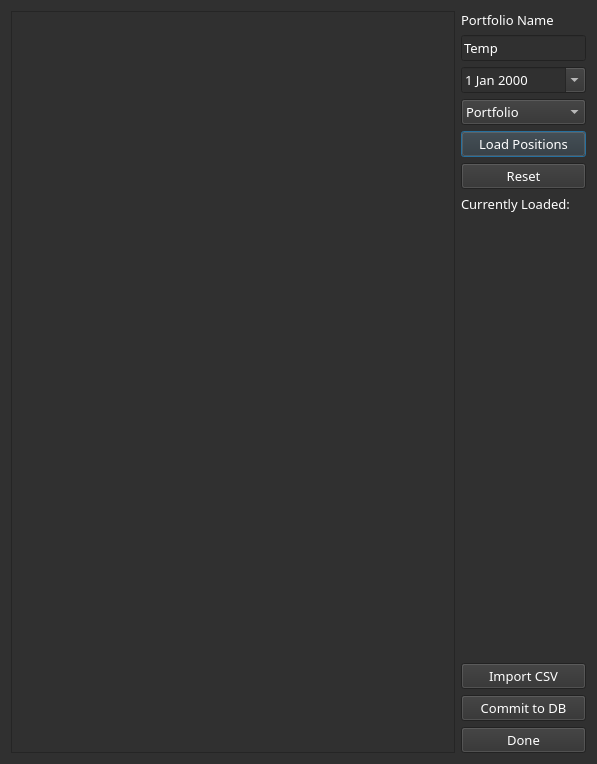
<?xml version="1.0" encoding="UTF-8"?>
<ui version="4.0">
 <class>Dialog</class>
 <widget class="QDialog" name="Dialog">
  <property name="enabled">
   <bool>true</bool>
  </property>
  <property name="geometry">
   <rect>
    <x>0</x>
    <y>0</y>
    <width>597</width>
    <height>764</height>
   </rect>
  </property>
  <property name="palette">
   <palette>
    <active>
     <colorrole role="WindowText">
      <brush brushstyle="SolidPattern">
       <color alpha="255">
        <red>255</red>
        <green>255</green>
        <blue>255</blue>
       </color>
      </brush>
     </colorrole>
     <colorrole role="Button">
      <brush brushstyle="SolidPattern">
       <color alpha="255">
        <red>48</red>
        <green>48</green>
        <blue>48</blue>
       </color>
      </brush>
     </colorrole>
     <colorrole role="Text">
      <brush brushstyle="SolidPattern">
       <color alpha="255">
        <red>255</red>
        <green>255</green>
        <blue>255</blue>
       </color>
      </brush>
     </colorrole>
     <colorrole role="ButtonText">
      <brush brushstyle="SolidPattern">
       <color alpha="255">
        <red>255</red>
        <green>255</green>
        <blue>255</blue>
       </color>
      </brush>
     </colorrole>
     <colorrole role="Base">
      <brush brushstyle="SolidPattern">
       <color alpha="255">
        <red>48</red>
        <green>48</green>
        <blue>48</blue>
       </color>
      </brush>
     </colorrole>
     <colorrole role="Window">
      <brush brushstyle="SolidPattern">
       <color alpha="255">
        <red>48</red>
        <green>48</green>
        <blue>48</blue>
       </color>
      </brush>
     </colorrole>
    </active>
    <inactive>
     <colorrole role="WindowText">
      <brush brushstyle="SolidPattern">
       <color alpha="255">
        <red>255</red>
        <green>255</green>
        <blue>255</blue>
       </color>
      </brush>
     </colorrole>
     <colorrole role="Button">
      <brush brushstyle="SolidPattern">
       <color alpha="255">
        <red>48</red>
        <green>48</green>
        <blue>48</blue>
       </color>
      </brush>
     </colorrole>
     <colorrole role="Text">
      <brush brushstyle="SolidPattern">
       <color alpha="255">
        <red>255</red>
        <green>255</green>
        <blue>255</blue>
       </color>
      </brush>
     </colorrole>
     <colorrole role="ButtonText">
      <brush brushstyle="SolidPattern">
       <color alpha="255">
        <red>255</red>
        <green>255</green>
        <blue>255</blue>
       </color>
      </brush>
     </colorrole>
     <colorrole role="Base">
      <brush brushstyle="SolidPattern">
       <color alpha="255">
        <red>48</red>
        <green>48</green>
        <blue>48</blue>
       </color>
      </brush>
     </colorrole>
     <colorrole role="Window">
      <brush brushstyle="SolidPattern">
       <color alpha="255">
        <red>48</red>
        <green>48</green>
        <blue>48</blue>
       </color>
      </brush>
     </colorrole>
    </inactive>
    <disabled>
     <colorrole role="WindowText">
      <brush brushstyle="SolidPattern">
       <color alpha="255">
        <red>255</red>
        <green>255</green>
        <blue>255</blue>
       </color>
      </brush>
     </colorrole>
     <colorrole role="Button">
      <brush brushstyle="SolidPattern">
       <color alpha="255">
        <red>48</red>
        <green>48</green>
        <blue>48</blue>
       </color>
      </brush>
     </colorrole>
     <colorrole role="Text">
      <brush brushstyle="SolidPattern">
       <color alpha="255">
        <red>255</red>
        <green>255</green>
        <blue>255</blue>
       </color>
      </brush>
     </colorrole>
     <colorrole role="ButtonText">
      <brush brushstyle="SolidPattern">
       <color alpha="255">
        <red>255</red>
        <green>255</green>
        <blue>255</blue>
       </color>
      </brush>
     </colorrole>
     <colorrole role="Base">
      <brush brushstyle="SolidPattern">
       <color alpha="255">
        <red>48</red>
        <green>48</green>
        <blue>48</blue>
       </color>
      </brush>
     </colorrole>
     <colorrole role="Window">
      <brush brushstyle="SolidPattern">
       <color alpha="255">
        <red>48</red>
        <green>48</green>
        <blue>48</blue>
       </color>
      </brush>
     </colorrole>
    </disabled>
   </palette>
  </property>
  <property name="font">
   <font>
    <family>Bloomberg Prop Unicode N</family>
    <pointsize>10</pointsize>
   </font>
  </property>
  <property name="windowTitle">
   <string>Import Portfolio</string>
  </property>
  <property name="styleSheet">
   <string notr="true">background-color: rgb(48, 48, 48);
font: 10pt &quot;Bloomberg Prop Unicode N&quot;;
color: rgb(255, 255, 255);
</string>
  </property>
  <layout class="QVBoxLayout" name="verticalLayout_3">
   <item>
    <layout class="QHBoxLayout" name="horizontalLayout_2" stretch="1,0">
     <item>
      <widget class="QPlainTextEdit" name="textEditPositions">
       <property name="font">
        <font>
         <family>Bloomberg Prop Unicode N</family>
         <pointsize>10</pointsize>
        </font>
       </property>
       <property name="styleSheet">
        <string notr="true">color: rgb(255, 255, 255);</string>
       </property>
      </widget>
     </item>
     <item>
      <layout class="QVBoxLayout" name="verticalLayout_2" stretch="0,0,0,0,0,0,0,0">
       <item>
        <layout class="QVBoxLayout" name="verticalLayout_4">
         <item>
          <widget class="QLabel" name="label">
           <property name="font">
            <font>
             <family>Bloomberg Prop Unicode N</family>
             <pointsize>10</pointsize>
            </font>
           </property>
           <property name="styleSheet">
            <string notr="true">color: rgb(255, 255, 255);</string>
           </property>
           <property name="text">
            <string>Portfolio Name</string>
           </property>
          </widget>
         </item>
         <item>
          <widget class="QLineEdit" name="lineEditPortfolioName">
           <property name="font">
            <font>
             <family>Bloomberg Prop Unicode N</family>
             <pointsize>10</pointsize>
            </font>
           </property>
           <property name="styleSheet">
            <string notr="true">color: rgb(255, 255, 255);</string>
           </property>
           <property name="text">
            <string>Temp</string>
           </property>
          </widget>
         </item>
         <item>
          <widget class="QDateEdit" name="dateEdit">
           <property name="font">
            <font>
             <family>Bloomberg Prop Unicode N</family>
             <pointsize>10</pointsize>
            </font>
           </property>
           <property name="styleSheet">
            <string notr="true">color: rgb(255, 255, 255);</string>
           </property>
           <property name="calendarPopup">
            <bool>true</bool>
           </property>
          </widget>
         </item>
         <item>
          <widget class="QComboBox" name="comboBoxImportType">
           <property name="font">
            <font>
             <family>Bloomberg Prop Unicode N</family>
             <pointsize>10</pointsize>
            </font>
           </property>
           <property name="styleSheet">
            <string notr="true">color: rgb(255, 255, 255);</string>
           </property>
           <item>
            <property name="text">
             <string>Portfolio</string>
            </property>
           </item>
           <item>
            <property name="text">
             <string>Benchmark</string>
            </property>
           </item>
           <item>
            <property name="text">
             <string>Trades</string>
            </property>
           </item>
          </widget>
         </item>
         <item>
          <widget class="QPushButton" name="pushButtonLoadPositions">
           <property name="font">
            <font>
             <family>Bloomberg Prop Unicode N</family>
             <pointsize>10</pointsize>
            </font>
           </property>
           <property name="styleSheet">
            <string notr="true">color: rgb(255, 255, 255);</string>
           </property>
           <property name="text">
            <string>Load Positions</string>
           </property>
          </widget>
         </item>
         <item>
          <widget class="QPushButton" name="pushButtonReset">
           <property name="font">
            <font>
             <family>Bloomberg Prop Unicode N</family>
             <pointsize>10</pointsize>
            </font>
           </property>
           <property name="styleSheet">
            <string notr="true">color: rgb(255, 255, 255);</string>
           </property>
           <property name="text">
            <string>Reset</string>
           </property>
          </widget>
         </item>
        </layout>
       </item>
       <item>
        <widget class="QLabel" name="label_2">
         <property name="font">
          <font>
           <family>Bloomberg Prop Unicode N</family>
           <pointsize>10</pointsize>
           <weight>50</weight>
           <italic>false</italic>
           <bold>false</bold>
          </font>
         </property>
         <property name="styleSheet">
          <string notr="true">color: rgb(255, 255, 255);</string>
         </property>
         <property name="text">
          <string>Currently Loaded:</string>
         </property>
        </widget>
       </item>
       <item>
        <widget class="QLabel" name="labelPortfolioName">
         <property name="font">
          <font>
           <family>Bloomberg Prop Unicode N</family>
           <pointsize>10</pointsize>
           <weight>50</weight>
           <italic>false</italic>
           <bold>false</bold>
          </font>
         </property>
         <property name="styleSheet">
          <string notr="true">color: rgb(255, 255, 255);</string>
         </property>
         <property name="text">
          <string/>
         </property>
        </widget>
       </item>
       <item>
        <widget class="QLabel" name="labelPortfolioType">
         <property name="font">
          <font>
           <family>Bloomberg Prop Unicode N</family>
           <pointsize>10</pointsize>
           <weight>50</weight>
           <italic>false</italic>
           <bold>false</bold>
          </font>
         </property>
         <property name="styleSheet">
          <string notr="true">color: rgb(255, 255, 255);</string>
         </property>
         <property name="text">
          <string/>
         </property>
        </widget>
       </item>
       <item>
        <spacer name="verticalSpacer">
         <property name="orientation">
          <enum>Qt::Vertical</enum>
         </property>
         <property name="sizeHint" stdset="0">
          <size>
           <width>20</width>
           <height>40</height>
          </size>
         </property>
        </spacer>
       </item>
       <item>
        <widget class="QPushButton" name="pushButtonImportCSV">
         <property name="font">
          <font>
           <family>Bloomberg Prop Unicode N</family>
           <pointsize>10</pointsize>
          </font>
         </property>
         <property name="styleSheet">
          <string notr="true">color: rgb(255, 255, 255);</string>
         </property>
         <property name="text">
          <string>Import CSV</string>
         </property>
        </widget>
       </item>
       <item>
        <widget class="QPushButton" name="pushButtonCommitToDB">
         <property name="font">
          <font>
           <family>Bloomberg Prop Unicode N</family>
           <pointsize>10</pointsize>
          </font>
         </property>
         <property name="styleSheet">
          <string notr="true">color: rgb(255, 255, 255);</string>
         </property>
         <property name="text">
          <string>Commit to DB</string>
         </property>
        </widget>
       </item>
       <item>
        <layout class="QVBoxLayout" name="verticalLayout">
         <item>
          <widget class="QPushButton" name="pushButtonDone">
           <property name="font">
            <font>
             <family>Bloomberg Prop Unicode N</family>
             <pointsize>10</pointsize>
            </font>
           </property>
           <property name="styleSheet">
            <string notr="true">color: rgb(255, 255, 255);</string>
           </property>
           <property name="text">
            <string>Done</string>
           </property>
          </widget>
         </item>
        </layout>
       </item>
      </layout>
     </item>
    </layout>
   </item>
  </layout>
 </widget>
 <resources/>
 <connections/>
</ui>
